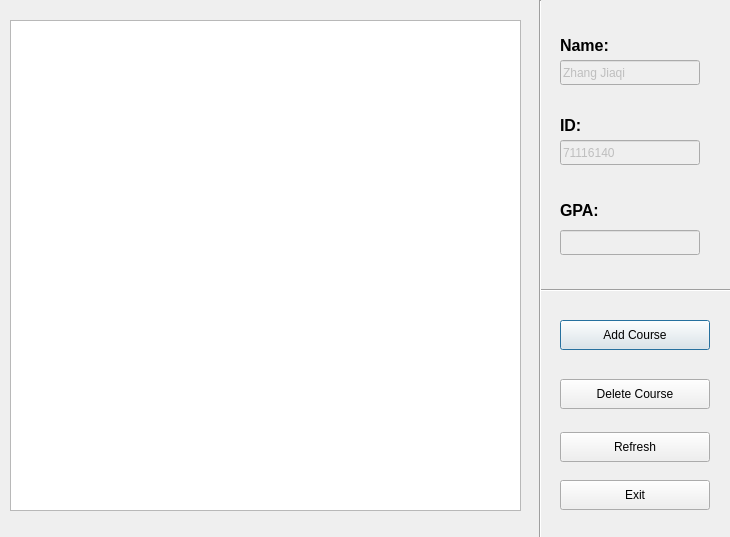
<?xml version="1.0" encoding="UTF-8"?>
<ui version="4.0">
 <class>MainDialog</class>
 <widget class="QDialog" name="MainDialog">
  <property name="geometry">
   <rect>
    <x>0</x>
    <y>0</y>
    <width>730</width>
    <height>537</height>
   </rect>
  </property>
  <property name="windowTitle">
   <string>MainDialog</string>
  </property>
  <widget class="QTableWidget" name="reportWidget">
   <property name="enabled">
    <bool>true</bool>
   </property>
   <property name="geometry">
    <rect>
     <x>10</x>
     <y>20</y>
     <width>511</width>
     <height>491</height>
    </rect>
   </property>
   <property name="horizontalScrollBarPolicy">
    <enum>Qt::ScrollBarAlwaysOff</enum>
   </property>
   <property name="dragDropOverwriteMode">
    <bool>false</bool>
   </property>
   <property name="selectionBehavior">
    <enum>QAbstractItemView::SelectItems</enum>
   </property>
   <attribute name="horizontalHeaderDefaultSectionSize">
    <number>126</number>
   </attribute>
   <attribute name="verticalHeaderVisible">
    <bool>true</bool>
   </attribute>
  </widget>
  <widget class="QLabel" name="nameLabel">
   <property name="geometry">
    <rect>
     <x>560</x>
     <y>30</y>
     <width>72</width>
     <height>31</height>
    </rect>
   </property>
   <property name="text">
    <string>&lt;html&gt;&lt;head/&gt;&lt;body&gt;&lt;p&gt;&lt;span style=&quot; font-size:12pt; font-weight:600;&quot;&gt;Name:&lt;/span&gt;&lt;/p&gt;&lt;/body&gt;&lt;/html&gt;</string>
   </property>
  </widget>
  <widget class="QLineEdit" name="nameEdit">
   <property name="enabled">
    <bool>false</bool>
   </property>
   <property name="geometry">
    <rect>
     <x>560</x>
     <y>60</y>
     <width>140</width>
     <height>25</height>
    </rect>
   </property>
   <property name="text">
    <string>Zhang Jiaqi</string>
   </property>
  </widget>
  <widget class="QLabel" name="idLabel">
   <property name="geometry">
    <rect>
     <x>560</x>
     <y>110</y>
     <width>72</width>
     <height>31</height>
    </rect>
   </property>
   <property name="text">
    <string>&lt;html&gt;&lt;head/&gt;&lt;body&gt;&lt;p&gt;&lt;span style=&quot; font-size:12pt; font-weight:600;&quot;&gt;ID:&lt;/span&gt;&lt;/p&gt;&lt;/body&gt;&lt;/html&gt;</string>
   </property>
  </widget>
  <widget class="QLineEdit" name="idEdit">
   <property name="enabled">
    <bool>false</bool>
   </property>
   <property name="geometry">
    <rect>
     <x>560</x>
     <y>140</y>
     <width>140</width>
     <height>25</height>
    </rect>
   </property>
   <property name="text">
    <string>71116140</string>
   </property>
  </widget>
  <widget class="QLabel" name="GPALabel">
   <property name="geometry">
    <rect>
     <x>560</x>
     <y>200</y>
     <width>72</width>
     <height>21</height>
    </rect>
   </property>
   <property name="text">
    <string>&lt;html&gt;&lt;head/&gt;&lt;body&gt;&lt;p&gt;&lt;span style=&quot; font-size:12pt; font-weight:600;&quot;&gt;GPA:&lt;/span&gt;&lt;/p&gt;&lt;/body&gt;&lt;/html&gt;</string>
   </property>
  </widget>
  <widget class="QLineEdit" name="GPAEdit">
   <property name="enabled">
    <bool>false</bool>
   </property>
   <property name="geometry">
    <rect>
     <x>560</x>
     <y>230</y>
     <width>140</width>
     <height>25</height>
    </rect>
   </property>
  </widget>
  <widget class="QPushButton" name="addButton">
   <property name="geometry">
    <rect>
     <x>560</x>
     <y>320</y>
     <width>150</width>
     <height>30</height>
    </rect>
   </property>
   <property name="text">
    <string>Add Course</string>
   </property>
  </widget>
  <widget class="QPushButton" name="deleteButton">
   <property name="geometry">
    <rect>
     <x>560</x>
     <y>379</y>
     <width>150</width>
     <height>30</height>
    </rect>
   </property>
   <property name="toolTip">
    <string>&lt;html&gt;&lt;head/&gt;&lt;body&gt;&lt;p&gt;&lt;span style=&quot; font-size:10pt;&quot;&gt;Delete Course&lt;/span&gt;&lt;/p&gt;&lt;/body&gt;&lt;/html&gt;</string>
   </property>
   <property name="text">
    <string>Delete Course</string>
   </property>
  </widget>
  <widget class="QPushButton" name="refreshButton">
   <property name="geometry">
    <rect>
     <x>560</x>
     <y>432</y>
     <width>150</width>
     <height>30</height>
    </rect>
   </property>
   <property name="text">
    <string>Refresh</string>
   </property>
  </widget>
  <widget class="QPushButton" name="exitButton">
   <property name="geometry">
    <rect>
     <x>560</x>
     <y>480</y>
     <width>150</width>
     <height>30</height>
    </rect>
   </property>
   <property name="text">
    <string>Exit</string>
   </property>
  </widget>
  <widget class="Line" name="horizon_line">
   <property name="geometry">
    <rect>
     <x>540</x>
     <y>280</y>
     <width>191</width>
     <height>20</height>
    </rect>
   </property>
   <property name="orientation">
    <enum>Qt::Horizontal</enum>
   </property>
  </widget>
  <widget class="Line" name="vertical_line">
   <property name="geometry">
    <rect>
     <x>530</x>
     <y>0</y>
     <width>20</width>
     <height>541</height>
    </rect>
   </property>
   <property name="orientation">
    <enum>Qt::Vertical</enum>
   </property>
  </widget>
 </widget>
 <layoutdefault spacing="6" margin="11"/>
 <resources/>
 <connections/>
</ui>
